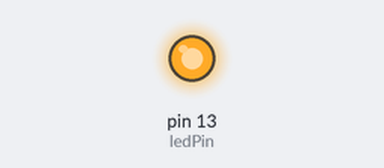
A sketch run on a simulated Arduino Uno, built with avr-gcc and run on an emulated ATmega328P. On the bench: output pins drawn as LEDs (lit = HIGH). What the sketch prints to the serial monitor is not drawn.

Above: at 0.5 s.
At 6.0 s:
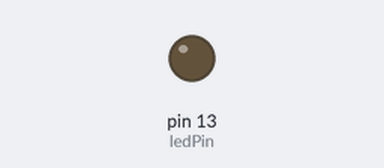
Timing chart, 0 to 14.3 s (numbered marks = the images above):
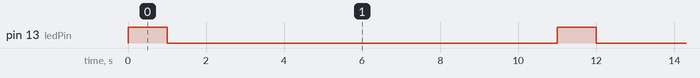

Measured:
- by itself, pin 13 (ledPin): alternates HIGH for 1.0 s and LOW for 10.0 s

The sketch:

OrdemE_Mensagem_Serial.ino
```cpp
/*
GME - Grupo de Metodos Eletroforéticos
Instituto de Quimica - UFG

Contém um loop que incrementa o valor de uma variavel e imprime pela serial

criado   10/06/2014
por Wanderson D. Lopes
modificado set 2022
por Wanderson D. Lopes
*/

int ledPin = 13;
int a = 2;
int valorcalculado = 3;


void setup() {

  pinMode(ledPin,OUTPUT);
//  3 + a = valorcalculado;
  Serial.begin(9600);

}

void loop() {

  if ( valorcalculado > a)
  digitalWrite(ledPin, HIGH);

  else
  digitalWrite(ledPin, LOW);

  delay (1000);// com uma luz fala se um numero vcalc eh maior

  digitalWrite(ledPin, LOW);
  delay(10000);

  valorcalculado = valorcalculado + 1 ;
  Serial.println(valorcalculado); // manda o valor de vcalc para serial
}
```
